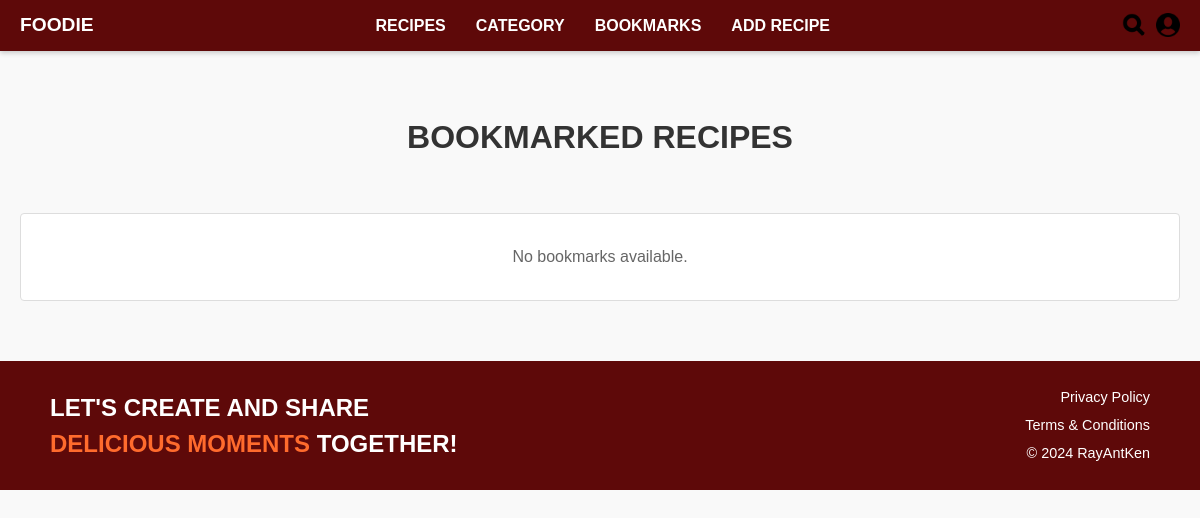
/recipes/bookmarks/ (signed in), run on an earlier commit of the app's database.
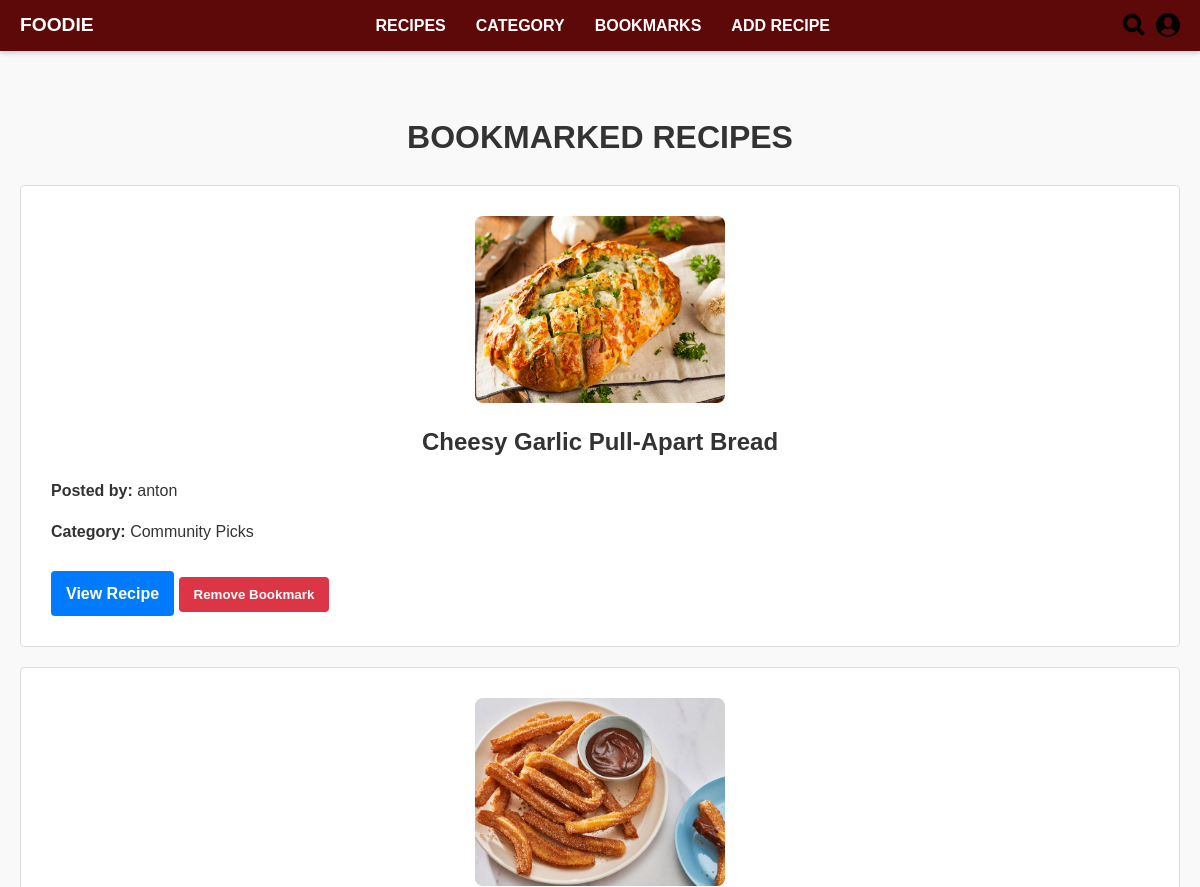
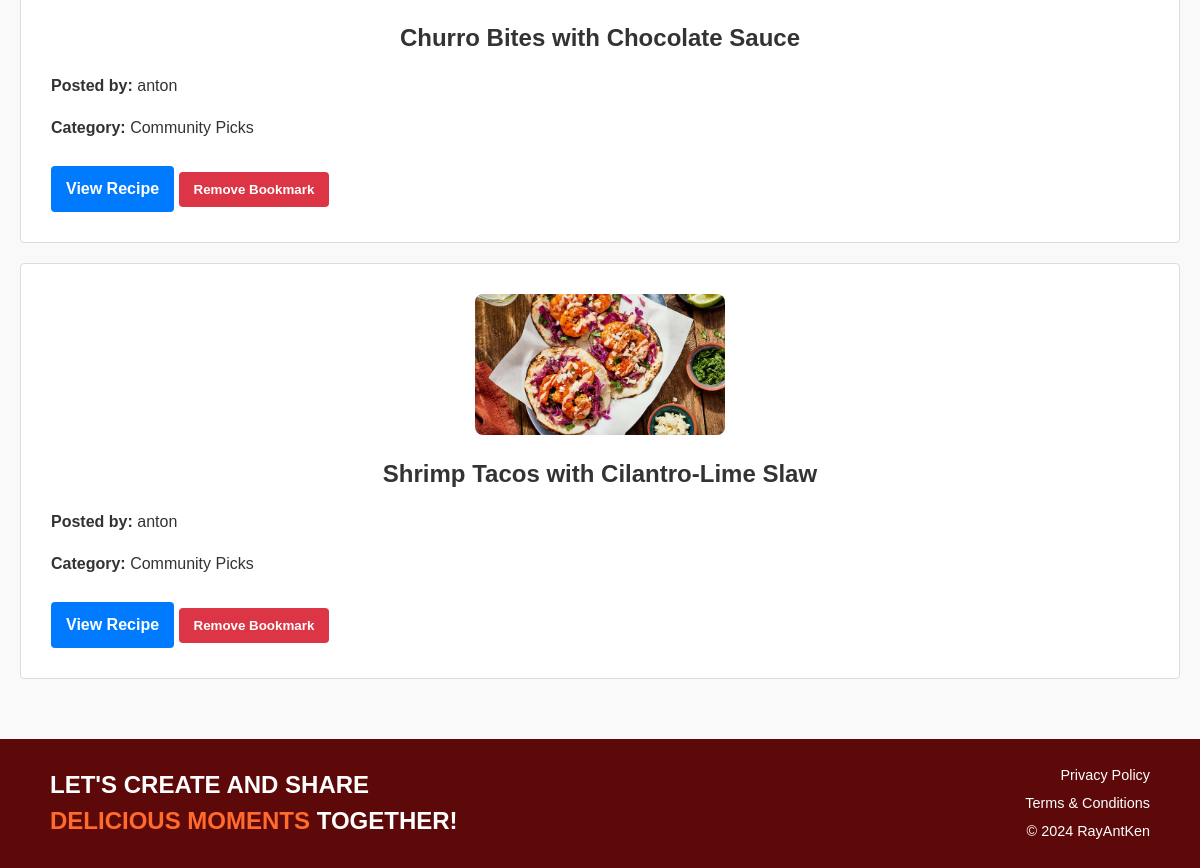
And on a later commit of the database (2 pictures, top to bottom).
### Recipes/models.py (models this page shows, shortened)
class Bookmark(models.Model):
    user = models.ForeignKey(
        settings.AUTH_USER_MODEL,
        on_delete=models.CASCADE,
        related_name='recipe_bookmarks'  # Ensure uniqueness here
    )
    recipe = models.ForeignKey(
        RecipePost,
        on_delete=models.CASCADE,
        related_name='bookmarks'  # Change this to avoid conflict with 'bookmarked_by'
    )
    created_at = models.DateTimeField(auto_now_add=True)
    class Meta:
        unique_together = ('user', 'recipe')  # Prevent duplicate bookmarks

class RecipePost(models.Model):
    title = models.CharField(max_length=200)
    user = models.ForeignKey(settings.AUTH_USER_MODEL, on_delete=models.SET_NULL, null=True, blank=True) #User, on_delete=models.CASCADE
    description = models.TextField(default='')
    category = models.CharField(max_length=50, default='Uncategorized')
    ingredients = models.TextField()
    directions = models.TextField(default='')
    image = models.ImageField(upload_to='recipe/images/', blank=True, null=True)  # Optional image field
    created_at = models.DateTimeField(auto_now=True)
    CATEGORY_CHOICES = [
        ('Comfort Food', 'Comfort Food'),
        ('International Eats', 'International Eats'),
        ('Breakfast & Brunch', 'Breakfast & Brunch'),
        ('Community Picks', 'Community Picks'),
    ]
    title = models.CharField(max_length=200)  # Recipe title
    user = models.ForeignKey(
        settings.AUTH_USER_MODEL,
        on_delete=models.SET_NULL,
        null=True,
        blank=True
    )  # Associated user, nullable and optional
    description = models.TextField(default='')  # Brief description of the recipe
    category = models.CharField(
        max_length=50,
        choices=CATEGORY_CHOICES,
        default='Uncategorized'
    )  # Recipe category with predefined choices
    ingredients = models.TextField()  # Ingredients list
    directions = models.TextField(default='')  # Step-by-step directions
    image = models.ImageField(
        upload_to='recipe/images/',
        blank=True,
        null=True
    )  # Optional recipe image
    created_at = models.DateTimeField(auto_now=True)  # Timestamp of creation

### Recipes/views.py (the view)
# urls.py: path('bookmarks/', views.bookmark_list, name='bookmark_list'),
@login_required
def bookmark_list(request):
    bookmarks = Bookmark.objects.filter(user=request.user)
    context = {
        'bookmarks': bookmarks,
    }
    return render(request, 'recipes/bookmark_list.html', context)

### Recipes/templates/recipes/bookmark_list.html (shortened to what this page needs)
<!DOCTYPE html>
<html lang="en">
<head>
</head>
<body>
    <header>
        {% include 'navbar.html' %}
    </header>
    <main>
        <h1>BOOKMARKED RECIPES</h1>
        <ul id="bookmarks-list">
            {% for bookmark in bookmarks %}
                <li data-recipe-id="{{ bookmark.recipe.pk }}" class="bookmark-item">
                    {% if bookmark.recipe.image %}
                        <img src="{{ bookmark.recipe.image.url }}" alt="{{ bookmark.recipe.title }}">
                    {% endif %}
                    <p class="recipe-title">{{ bookmark.recipe.title }}</p>
                    <p><strong>Posted by:</strong> {{ bookmark.recipe.user.username }}</p>
                    <p><strong>Category:</strong> {{ bookmark.recipe.category }}</p>
                    <a href="{% url 'recipe_detail' bookmark.recipe.pk %}" class="button">View Recipe</a>
                    <button
                        type="button"
                        class="btn-danger remove-bookmark"
                        data-recipe-id="{{ bookmark.recipe.pk }}">
                        Remove Bookmark
                    </button>
                </li>
            {% empty %}
                <li id="no-bookmarks">No bookmarks available.</li>
            {% endfor %}
        </ul>
    </main>
    {% include 'footer.html' %}
</body>
</html>

### HomePage/templates/navbar.html (shortened to what this page needs)
{% load static %}
<!DOCTYPE html>
<html>
<head>
</head>
<body>
  <header class="foodie-navbar">
    <nav class="foodie-navbar-container">
      <div class="foodie-navbar-logo">
        <a href="{% url 'HomePage:home' %}">FOODIE</a>
      </div>
      <div class="foodie-navbar-links">
        <a href="{% url 'recipe_list' %}">RECIPES</a>
        <a href="{% url 'recipe_cuisine' %}">CATEGORY</a>
        <a href="{% url 'bookmark_list' %}">BOOKMARKS</a>
        <a href="{% url 'recipe_create' %}">ADD RECIPE</a>
      </div>
      <div class="foodie-navbar-icons">
        <a href="{% url 'recipe_search' %}">
          <img src="{% static 'images/Search.png' %}" alt="Search">
        </a>
        <div class="foodie-navbar-profile-dropdown">
          <a href="#">
            <img src="{% static 'images/Account.png' %}" alt="Account">
          </a>
        </div>
      </div>
    </nav>
  </header>
</body>
</html>

### HomePage/templates/footer.html
<footer style="background-color: #5e0909; color: #ffffff; padding: 20px 50px; display: flex; justify-content: space-between; align-items: center; flex-wrap: wrap;">
    <div style="flex: 1;">
      <h2 style="font-size: 1.5rem; font-weight: bold; line-height: 1.5; text-transform: uppercase; margin: 0;">
        LET'S CREATE AND SHARE <br>
        <span style="color: #ff6b2d;">DELICIOUS MOMENTS</span> TOGETHER!
      </h2>
    </div>
    <div style="text-align: right; flex: 1;">
      <p style="margin: 5px 0; font-size: 0.9rem;">Privacy Policy</p>
      <p style="margin: 5px 0; font-size: 0.9rem;">Terms & Conditions</p>
      <p style="margin: 5px 0; font-size: 0.9rem;">© 2024 RayAntKen</p>
    </div>
  </footer>

### Recipes/templates/recipes/bookmark_list.html (style rules this page uses)
body { font-family: Arial, sans-serif; margin: 10px auto; padding: 20px; background-color: #f9f9f9; }
h1 { color: #333; text-align: center; }
ul { list-style-type: none; padding: 0; }
li { padding: 30px; margin: 20px 0; background-color: #ffffff; border: 1px solid #ddd; border-radius: 4px; }
img { width: 250px; height: auto; margin: 0 auto; display: block; border-radius: 8px; }
.recipe-title { font-size: 1.5em; font-weight: bold; margin: 20px 0 10px; text-align: center; color: #333; }
.button { display: inline-block; margin-top: 10px; padding: 10px 15px; color: #fff; background-color: #007bff; text-decoration: none; border-radius: 4px; text-align: center; font-weight: bold; }
.btn-danger { background-color: #dc3545; color: #fff; text-decoration: none; padding: 10px 15px; border-radius: 4px; font-weight: bold; border: none; cursor: pointer; }

What changed in the data, as far as the page shows it:
added Bookmark: recipe.image (picture), recipe "Cheesy Garlic Pull-Apart Bread", recipe.user.username "anton", recipe.category "Community Picks"
added Bookmark: recipe.image (picture), recipe "Churro Bites with Chocolate Sauce", recipe.user.username "anton", recipe.category "Community Picks"
added Bookmark: recipe.image (picture), recipe "Shrimp Tacos with Cilantro-Lime Slaw", recipe.user.username "anton", recipe.category "Community Picks"
Also different on the page:
text no longer shown: "No bookmarks available."
